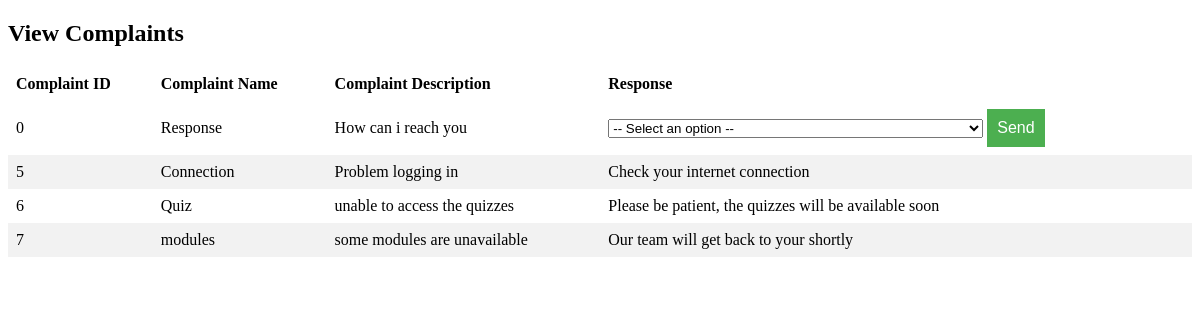
/view-complaints.php, run on the app's committed database.
### tables this page shows
CREATE TABLE `complaints` (
  `complaint_id` int(11) NOT NULL,
  `user_id` int(255) NOT NULL,
  `complaint_name` varchar(255) NOT NULL,
  `complaint_type` varchar(255) NOT NULL,
  `complaint_description` varchar(255) NOT NULL,
  `date_created` date NOT NULL,
  `response` varchar(255) NOT NULL
);

### view-complaints.php (the view, shortened to what this page needs)
<?php
$host = 'localhost';
$user = 'root';
$password = '';
$dbname = 'fts';
$mysqli = new mysqli($host, $user, $password, $dbname);
$result = $mysqli->query("SELECT * FROM complaints");
$complaints = $result->fetch_all(MYSQLI_ASSOC);
?>
<!DOCTYPE html>
<html>
<head>
</head>
<div class="bg-dark">
<div class="row my-3">
<div class="col-md-12">
    <div class="card">
        <div class="card-header">
            <h2 class="def-heading text-center">View Complaints</h2>
                </div>
    <div class="card-body center">
  <table>
    <thead>
      <tr>
        <th>Complaint ID</th>
        <th>Complaint Name</th>
        <th>Complaint Description</th>
        <th>Response</th>
      </tr>
    </thead>
    <tbody>
      <?php foreach ($complaints as $complaint) { ?>
        <tr>
          <td><?php echo $complaint['complaint_id']; ?></td>
          <td><?php echo $complaint['complaint_name']; ?></td>
          <td><?php echo $complaint['complaint_description']; ?></td>
          <td>
            <?php if (!empty($complaint['response'])) { ?>
              <?php echo $complaint['response']; ?>
            <?php } else { ?>
              <form class="response-form" method="POST">
                <select name="response" id="response">
                  <option value="">-- Select an option --</option>
                </select>
                <input type="submit" value="Send">
              </form>
              <?php } ?>
          </td>
        </tr>
      <?php } ?>
    </tbody>
  </table>
        </div>
    </div>
    </div>
</div>
</div>
</html>

### view-complaints.php (style rules this page uses)
table { border-collapse: collapse; width: 100%; }
th, td { text-align: left; padding: 8px; }
tr:nth-child(even) { background-color: #f2f2f2; }
.response-form { margin-top: 20px; margin: 0 auto; }
.response-form input[type=submit] { padding: 10px; background-color: #4CAF50; border: none; color: white; cursor: pointer; font-size: 16px; }

### data on the page
complaints: complaint_id "0", complaint_name "Response", complaint_description "How can i reach you"
complaints: complaint_id "5", complaint_name "Connection", complaint_description "Problem logging in", response "Check your internet connection"
complaints: complaint_id "6", complaint_name "Quiz", complaint_description "unable to access the quizzes", response "Please be patient, the quizzes will be available soon"
complaints: complaint_id "7", complaint_name "modules", complaint_description "some modules are unavailable", response "Our team will get back to your shortly"
